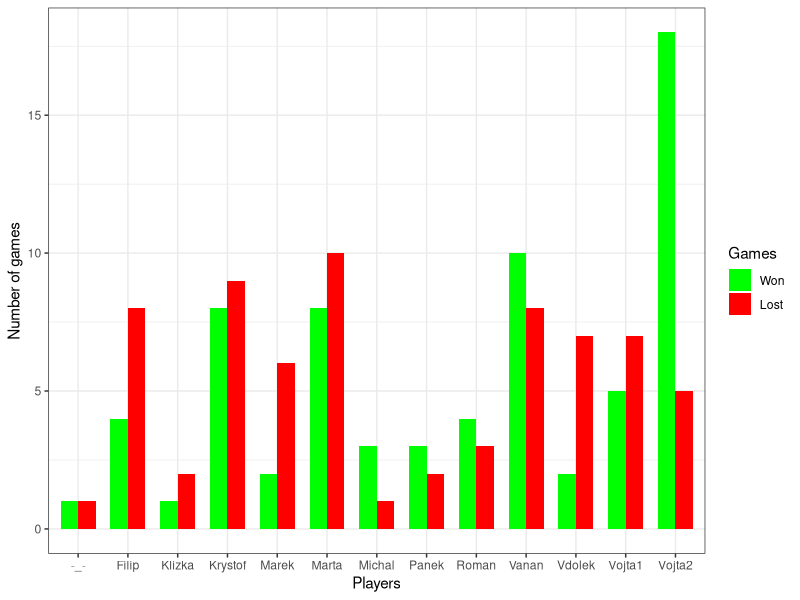
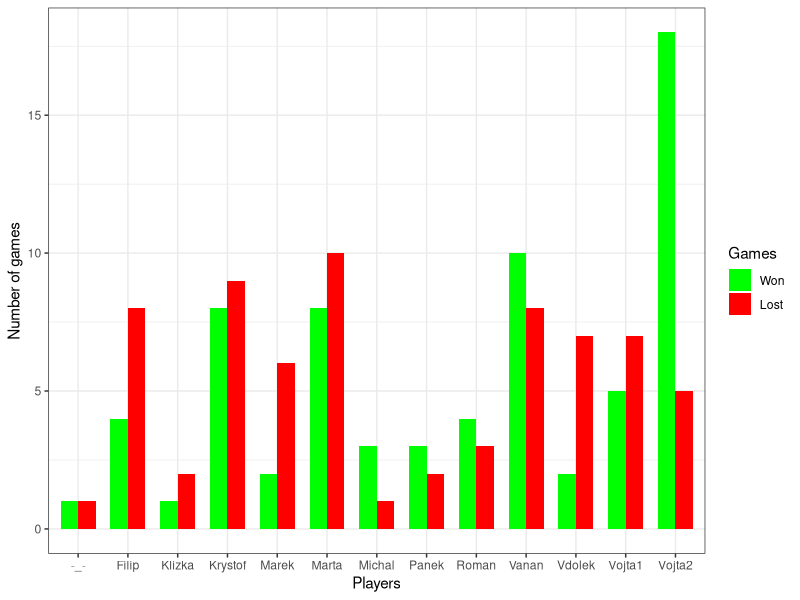

These charts were generated, in order, by the following R code:
library(ggplot2)
library(ggthemes)
library(reshape2)

df <- read.csv('Games.csv', sep=',', header=T)
df$goals <- NULL
df$total <- NULL
df <- melt(df)

ggplot(df, aes(x=player, y=value, fill=variable)) +
  theme_bw() +
  xlab("Players") +
  ylab("Number of games") +
  scale_fill_manual(values = c("green","red"),
                     name="Games",
                     breaks=c("won", "lost"),
                     labels=c("Won", "Lost")) +
  geom_bar(stat="identity", width=.7, position="dodge")

ggsave("Games.png",path="Graphs/")
